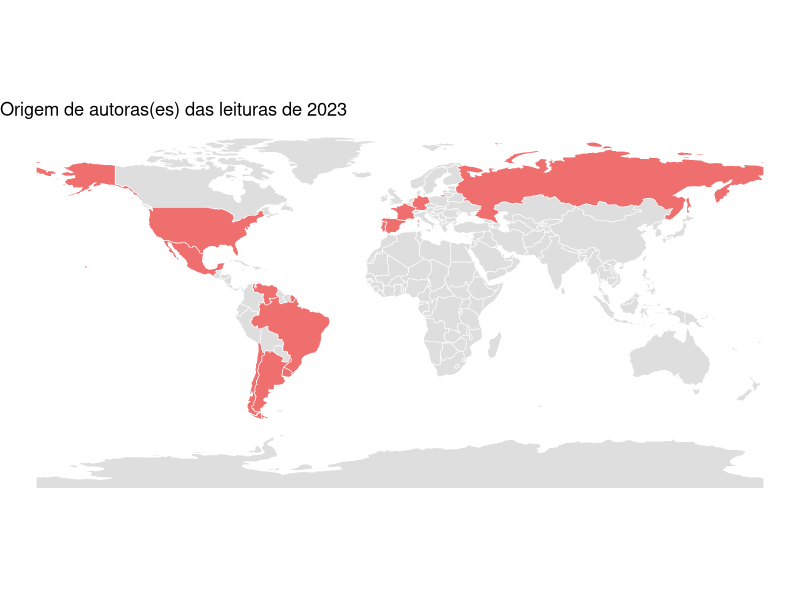
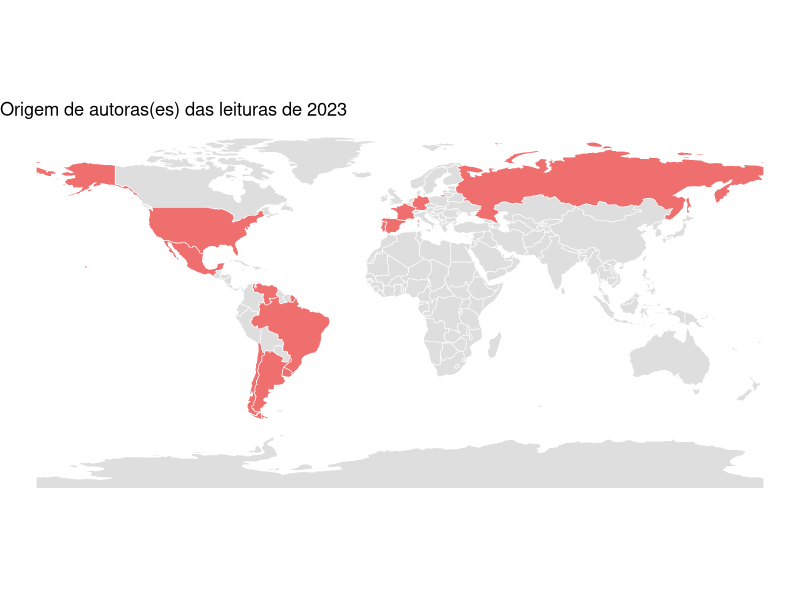

The R source for these figures, in order:
# loading packages
library(ggplot2)
library(dplyr)
library(sf)
library(spData)
library(tidyr)

df <- read.csv("data/leituras.csv") %>%
  separate_rows(origin, sep = ";")

# Spatial object
data("world")

yr = 2023
df <- df %>%
  filter(year == yr)


world_df <- world %>% filter(name_long %in% unique(df$origin))

mapa <- ggplot() +
  geom_sf(data = world, fill = "grey", alpha = 0.5, color = "white") +
  geom_sf(data = world_df, fill = "red", alpha = 0.5, color = "white") +
  theme_void() +
  labs(title = paste("Origem de autoras(es) das leituras de", yr)) +
  theme(legend.position = "none")

mapa
ggsave(paste0("figs/mapa_", yr, ".png"))


df %>%
  distinct(author, gender) %>%
  group_by(gender) %>%
  summarize(length(gender))
